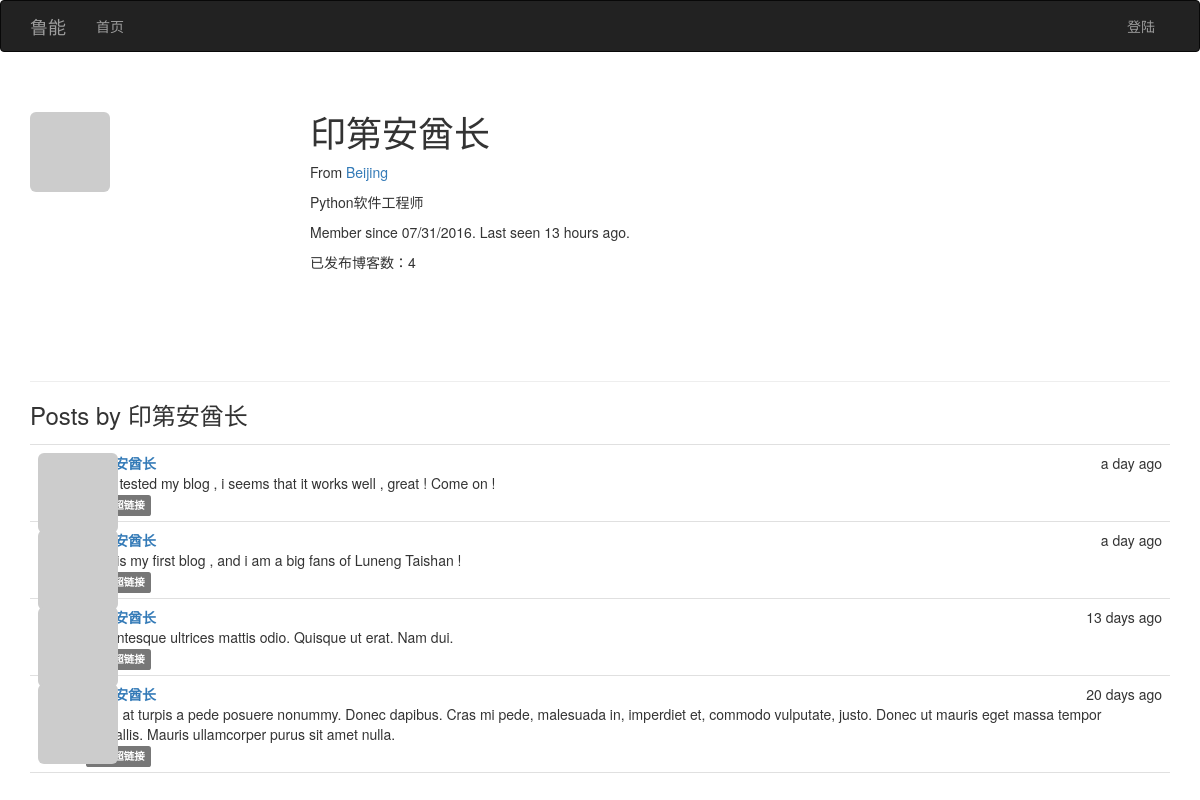
/user/印第安酋长, run on an earlier commit of the app's database.
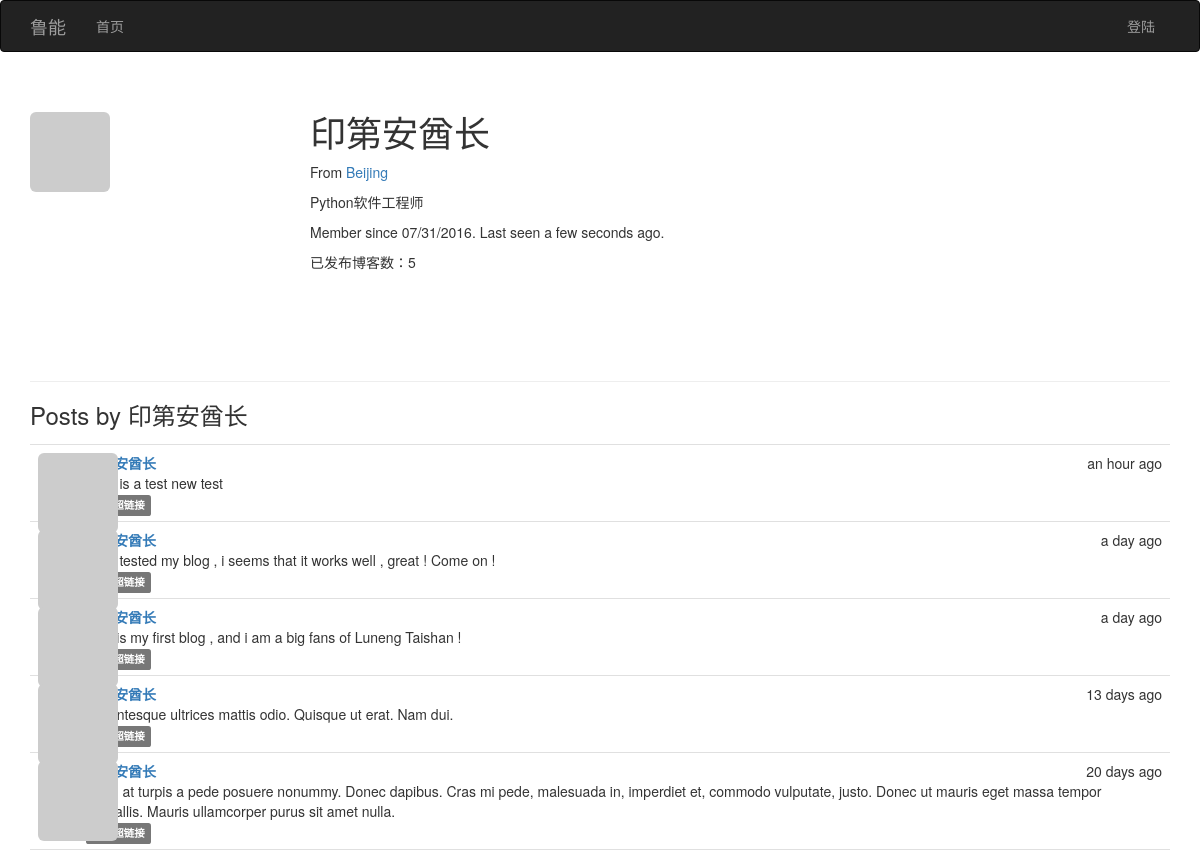
And on a later commit of the database.
### app/models.py (models this page shows, shortened)
class User(UserMixin,db.Model):
    __tablename__='users'
    id=db.Column(db.Integer,primary_key=True)
    email=db.Column(db.String(64),unique=True,index=True)
    username=db.Column(db.String(64),unique=True,index=True)
    password_hash=db.Column(db.String(128))
    role_id=db.Column(db.Integer,db.ForeignKey('roles.id'))
    name=db.Column(db.String(64))
    location=db.Column(db.String(64))
    about_me=db.Column(db.Text())
    member_since=db.Column(db.DateTime(),default=datetime.utcnow)
    last_seen=db.Column(db.DateTime(),default=datetime.utcnow)
    avatar_hash=db.Column(db.String(32))
    posts=db.relationship('Post',backref='author',lazy='dynamic')
    @property
    def password(self):
        raise AttributeError('password is not a readable attribute')
    def gravatar(self,size=100,default='identicon',rating='g'):
        if request.is_secure:
            url = 'https://secure.gravatar.com/avatar'
        else:
            url = 'http://cn.gravatar.com/avatar'
        hash= self.avatar_hash or hashlib.md5(str(self.email).encode('utf-8')).hexdigest()
        return '{url}/{hash}?s={size}&d={default}&r={rating}'.format(url=url, hash=hash, size=size, default=default, rating=rating)

class Post(db.Model):
    __tablename__ = 'posts'
    id = db.Column(db.Integer, primary_key=True)
    body = db.Column(db.Text)
    timestamp = db.Column(db.DateTime, index=True, default=datetime.utcnow)
    author_id = db.Column(db.Integer, db.ForeignKey('users.id'))
    body_html=db.Column(db.Text)

### app/main/views.py (the view)
@main.route('/user/<username>')
def user(username):
    user=User.query.filter_by(username=username).first()
    if user is None:
        abort(404)
    posts=user.posts.order_by(Post.timestamp.desc()).all()
    return render_template('user.html',user=user,posts=posts)

### app/auth/views.py (called while the page is built)
@auth.before_app_request
def before_request():
    if current_user.is_authenticated:
        current_user.ping()

### app/main/__init__.py (called while the page is built)
@main.app_context_processor
def inject_permissions():
    return dict(Permission=Permission)

### app/models.py (called while the page is built)
    def is_administrator(self):
        return False

### app/templates/user.html (shortened to what this page needs)
{% extends "base.html" %}
{% block page_content %}
<div class="page-header">
    <img class="img-rounded profile-thumbnail" src="{{ user.gravatar(size=256) }}">
    <div class="profile-header">
        <h1>{{ user.username }}</h1>
        {% if user.name or user.location %}
        <p>
            {% if user.location %}
                From <a href="http://map.baidu.com/?q={{ user.location }}">{{ user.location }}</a>
            {% endif %}
        </p>
        {% endif %}
        {% if user.about_me %}<p>{{ user.about_me }}</p>{% endif %}
        <p>Member since {{ moment(user.member_since).format('L') }}. Last seen {{ moment(user.last_seen).fromNow() }}.</p>
        <p>已发布博客数：{{ user.posts.count() }}</p>
    </div>
</div>
<h3>Posts by {{ user.username }}</h3>
{% include '_posts.html' %}
{% endblock %}

### app/templates/base.html (shortened to what this page needs)
{% extends "bootstrap/base.html" %}
{% block head %}
{{ super() }}
<link rel="stylesheet" type="text/css" href="{{ url_for('static', filename='styles.css') }}">
{% endblock %}
{% block navbar %}
<div class="navbar navbar-inverse" role="navigation">
    <div class="container">
        <div class="navbar-header">
            <a class="navbar-brand" href="/">鲁能</a>
        </div>
        <div class="navbar-collapse collapse">
            <ul class="nav navbar-nav">
                <li><a href="/">首页</a></li>
            </ul>
            <ul class="nav navbar-nav navbar-right">
                {% if current_user.is_authenticated %}
                <li class="dropdown">
                    <a href="#" class="dropdown-toggle" data-toggle="dropdown">
                        <img src="{{ current_user.gravatar(size=18) }}">
                        账户 <b class="caret"></b>
                    </a>
                    <ul class="dropdown-menu">
                        <li><a href="{{ url_for('auth.change_password') }}">更改密码</a></li>
                        <li><a href="{{ url_for('auth.logout') }}">退出</a></li>
                    </ul>
                </li>
                {% else %}
                <li><a href="{{ url_for('auth.login') }}">登陆</a></li>
                {% endif %}
            </ul>
        </div>
    </div>
</div>
{% endblock %}
{% block content %}
<div class="container">
    {% block page_content %}{% endblock %}
</div>
{% endblock %}

### app/templates/_posts.html
<ul class="posts">
    {% for post in posts %}
    <li class="post">
        <div class="post-thumbnail">
            <a href="{{ url_for('.user', username=post.author.username) }}">
                <img class="img-rounded profile-thumbnail" src="{{ post.author.gravatar(size=40) }}">
            </a>
        </div>
        <div class="post-content">
            <div class="post-date">{{ moment(post.timestamp).fromNow() }}</div>
            <div class="post-author"><a href="{{ url_for('.user', username=post.author.username) }}">{{ post.author.username }}</a></div>
            <div class="post-body">
                {% if post.body_html %}
                    {{ post.body_html | safe }}
                {% else %}
                    {{ post.body }}
                {% endif %}
            </div>
            <div class="post-footer">
                <a href="{{ url_for('.post', id=post.id) }}">
                    <span class="label label-default">微博超链接</span>
                </a>
            </div>
        </div>
    </li>
    {% endfor %}
</ul>

### app/static/styles.css (style rules this page uses)
.profile-thumbnail { position: absolute; }
.profile-header { min-height: 260px; margin-left: 280px; }
ul.posts { list-style-type: none; padding: 0px; margin: 16px 0px 0px 0px; border-top: 1px solid #e0e0e0; }
ul.posts li.post { padding: 8px; border-bottom: 1px solid #e0e0e0; }
div.post-date { float: right; }
div.post-author { font-weight: bold; }
div.post-thumbnail { position: absolute; }
div.post-content { margin-left: 48px; min-height: 48px; }

What changed in the data, as far as the page shows it:
changed User "印第安酋长": last_seen "13 hours ago" → "a few seconds ago"
added Post: timestamp "an hour ago", author.username "印第安酋长", body "#this is a test new test"
Also different on the page:
{{ user.posts.count() }}: "4" → "5"
